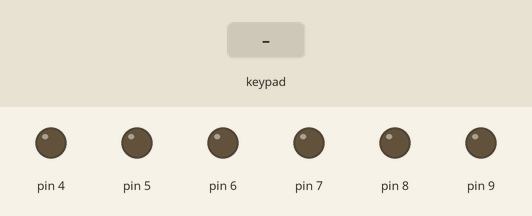
A sketch run on a simulated Arduino Uno, built with avr-gcc and run on an emulated ATmega328P. Shown: output pins drawn as LEDs (lit = HIGH). Dashed ring = blinking. The inputs (shaded band) are chosen by the test bench. What the sketch prints to the serial monitor is not drawn.

Above: at 1.2 s.
1.3 s: key 'T' pressed
At 1.45 s:
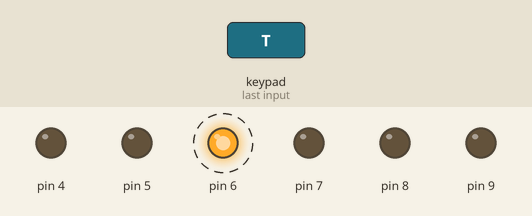
3.2 s: key 'D' pressed
At 3.4 s:
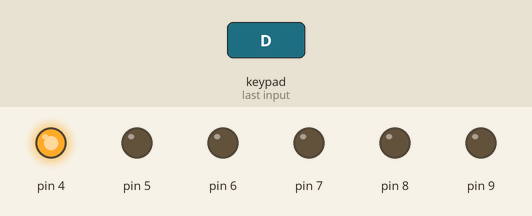
5.1 s: key 'X' pressed
At 5.25 s:
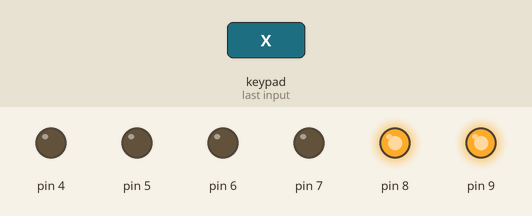
6.8 s: key 'O' pressed
At 6.95 s:
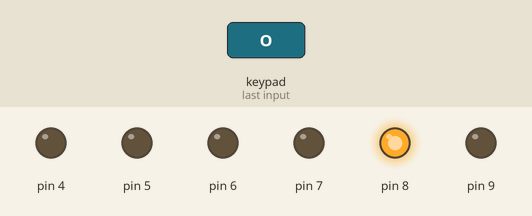
8.5 s: key 'S' pressed
At 8.65 s:
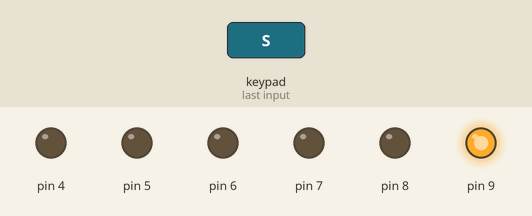
10.2 s: key '-' pressed
At 10.35 s:
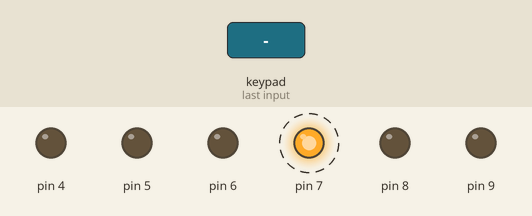
Timing chart, 0 to 13.1 s (numbered marks = the images above; inputs shaded):
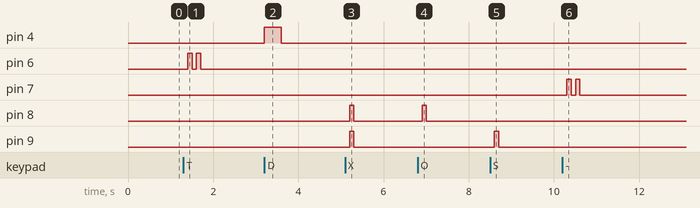

The sketch:

Arduino_Code.ino
```cpp
#define CUSTOM_SETTINGS
#define INCLUDE_GAMEPAD_MODULE
#include <Dabble.h>

bool isKeyPressed;
bool isPiscar_SetaEsquerda;
bool isPiscar_SetaDireita;
bool isPiscar_PiscaAlerta;

int statusLEDAmarelo_SetaDireita = LOW;
int statusLEDAmarelo_SetaEsquerda = LOW;
int statusLEDAmarelo_PiscaAlerta = LOW;

unsigned long preMillis_SetaDireita = 0;
unsigned long preMillis_SetaEsquerda = 0;
unsigned long preMillis_PiscaAlerta = 0;

void setup() {

  Serial.begin(250000);
  Dabble.begin(9600);

  pinMode(4, OUTPUT);
  pinMode(5, OUTPUT);
  pinMode(6, OUTPUT);
  pinMode(7, OUTPUT);
  pinMode(8, OUTPUT);
  pinMode(9, OUTPUT);

  isPiscar_SetaEsquerda = false;
  isPiscar_SetaDireita = false;

}

void loop() {
  Dabble.processInput();

  Serial.print("KeyPressed: ");
  isKeyPressed = false;

  if (GamePad.isUpPressed())
  {
    Serial.print("UP");
    digitalWrite(13,HIGH);
    digitalWrite(11,HIGH);
    isKeyPressed = true;
  }

  if (GamePad.isDownPressed())
  {
    Serial.print("LED BACK ON");
    digitalWrite(4,HIGH);

    Serial.print("DOWN");
    digitalWrite(12,HIGH);
    digitalWrite(10,HIGH);
    isKeyPressed = true;
  }
  else
  {
    Serial.print("LED BACK OFF");
    digitalWrite(4, LOW);
  }

  if (GamePad.isLeftPressed())
  {
    Serial.print("Left");
    digitalWrite(13,HIGH);
    isKeyPressed = true;
  }

  if (GamePad.isRightPressed())
  {
    Serial.print("Right");
    digitalWrite(11,HIGH);
    isKeyPressed = true;
  }

  if (GamePad.isSquarePressed())
  {
    Serial.print("CHANGE LED SETA ESQUERDA");
    delay(100);

    //Desliga a seta direita
    isPiscar_SetaDireita = false;

    isPiscar_SetaEsquerda = !isPiscar_SetaEsquerda;

    Serial.print("Square");
    isKeyPressed = true;
  }

  if (GamePad.isCirclePressed())
  {
    Serial.print("CHANGE LED SETA DIREITA");
    delay(100);

    //Desliga a seta direita
    isPiscar_SetaEsquerda = false;

    isPiscar_SetaDireita = !isPiscar_SetaDireita;

    Serial.print("Circle");
    isKeyPressed = true;
  }

  if (GamePad.isCrossPressed())
  {
    Serial.print("CHANGE LED PISCA ALERTA");
    delay(100);

    //DEixa as variaveis em false para quando ligar ou desligar o pisca alerta, as mesmas nao voltarem piscando.
    isPiscar_SetaDireita = false;
    isPiscar_SetaEsquerda = false;

    isPiscar_PiscaAlerta = !isPiscar_PiscaAlerta;

    Serial.print("Cross");
    isKeyPressed = true;
  }

  if (GamePad.isTrianglePressed())
  {
    Serial.print("CHANGE LED DIANTEIRO");
    delay(100);

    bool statusLEDAZul_Dianteiro = digitalRead(6);
    digitalWrite(6,!statusLEDAZul_Dianteiro);

    Serial.print("Triangle");
    isKeyPressed = true;
  }

  if (GamePad.isStartPressed())
  {
    Serial.print("CHANGE ALL BASIC LED");
    delay(100);

    bool statusLEDVermelho_Traseira = digitalRead(5);
    digitalWrite(5,!statusLEDVermelho_Traseira);

    bool statusLEDAZul_Dianteiro = digitalRead(6);
    digitalWrite(6,!statusLEDAZul_Dianteiro);

    bool statusLEDVerde = digitalRead(7);
    digitalWrite(7,!statusLEDVerde);

    Serial.print("Start");
    isKeyPressed = true;
  }

  if (GamePad.isSelectPressed())
  {
    Serial.print("CHANGE NEON LED");
    delay(100);

    bool statusLEDVerde = digitalRead(7);
    digitalWrite(7,!statusLEDVerde);

    Serial.print("Select");
    isKeyPressed = true;
  }

  if(!isKeyPressed)
  {
    digitalWrite(13,LOW);
    digitalWrite(12,LOW);
    digitalWrite(11,LOW);
    digitalWrite(10,LOW);
  }

  ControleSeta_PiscaAlerta();

  Serial.print('\t');

  int a = GamePad.getAngle();
  Serial.print("Angle: ");
  Serial.print(a);
  Serial.print('\t');
  int b = GamePad.getRadius();
  Serial.print("Radius: ");
  Serial.print(b);
  Serial.print('\t');
  float c = GamePad.getXaxisData();
  Serial.print("x_axis: ");
  Serial.print(c);
  Serial.print('\t');
  float d = GamePad.getYaxisData();
  Serial.print("y_axis: ");
  Serial.println(d);
  Serial.println();
}

void ControleSeta_PiscaAlerta()
{
  if(isPiscar_PiscaAlerta == true)
  {
    unsigned long ms = millis();

    if( (ms - preMillis_PiscaAlerta) >= 500)
    {
      preMillis_PiscaAlerta = ms;

      if(statusLEDAmarelo_PiscaAlerta == LOW)
      {
        statusLEDAmarelo_PiscaAlerta = HIGH;
      }
      else
      {
        statusLEDAmarelo_PiscaAlerta = LOW;
      }

      digitalWrite(8, statusLEDAmarelo_PiscaAlerta);
      digitalWrite(9, statusLEDAmarelo_PiscaAlerta);
    }
  }
  else
  {
    ControleSeta_Direita();
    ControleSeta_Esquerda();
  }
}

void ControleSeta_Direita()
{
  if(isPiscar_SetaDireita == true)
  {
    unsigned long ms = millis();

    if( (ms - preMillis_SetaDireita) >= 500)
    {
      preMillis_SetaDireita = ms;

      if(statusLEDAmarelo_SetaDireita == LOW)
      {
        statusLEDAmarelo_SetaDireita = HIGH;
      }
      else
      {
        statusLEDAmarelo_SetaDireita = LOW;
      }

      digitalWrite(8, statusLEDAmarelo_SetaDireita);
    }
  }
  else
  {
    digitalWrite(8,LOW);
  }
}

void ControleSeta_Esquerda()
{
    if(isPiscar_SetaEsquerda == true)
  {
    unsigned long ms = millis();

    if( (ms - preMillis_SetaEsquerda) >= 500)
    {
      preMillis_SetaEsquerda = ms;

      if(statusLEDAmarelo_SetaEsquerda == LOW)
      {
        statusLEDAmarelo_SetaEsquerda = HIGH;
      }
      else
      {
        statusLEDAmarelo_SetaEsquerda = LOW;
      }

      digitalWrite(9, statusLEDAmarelo_SetaEsquerda);
    }
  }
  else
  {
    digitalWrite(9,LOW);
  }
}
```

Measured:
- after the input at 1.3 s, pin 6: alternates HIGH for 0.10 s and LOW for 0.10 s, 4 changes in all, then stays LOW, starting after 0.10 s
- after the input at 3.2 s, pin 4: LOW → HIGH at once, → LOW 0.40 s later
- after the input at 5.1 s, pin 8, pin 9: LOW → HIGH after 0.10 s, → LOW 0.10 s later
- after the input at 6.8 s, pin 8: LOW → HIGH after 0.10 s, → LOW 0.10 s later
- after the input at 8.5 s, pin 9: LOW → HIGH after 0.10 s, → LOW 0.10 s later
- after the input at 10.2 s, pin 7: alternates HIGH for 0.10 s and LOW for 0.10 s, 4 changes in all, then stays LOW, starting after 0.10 s
